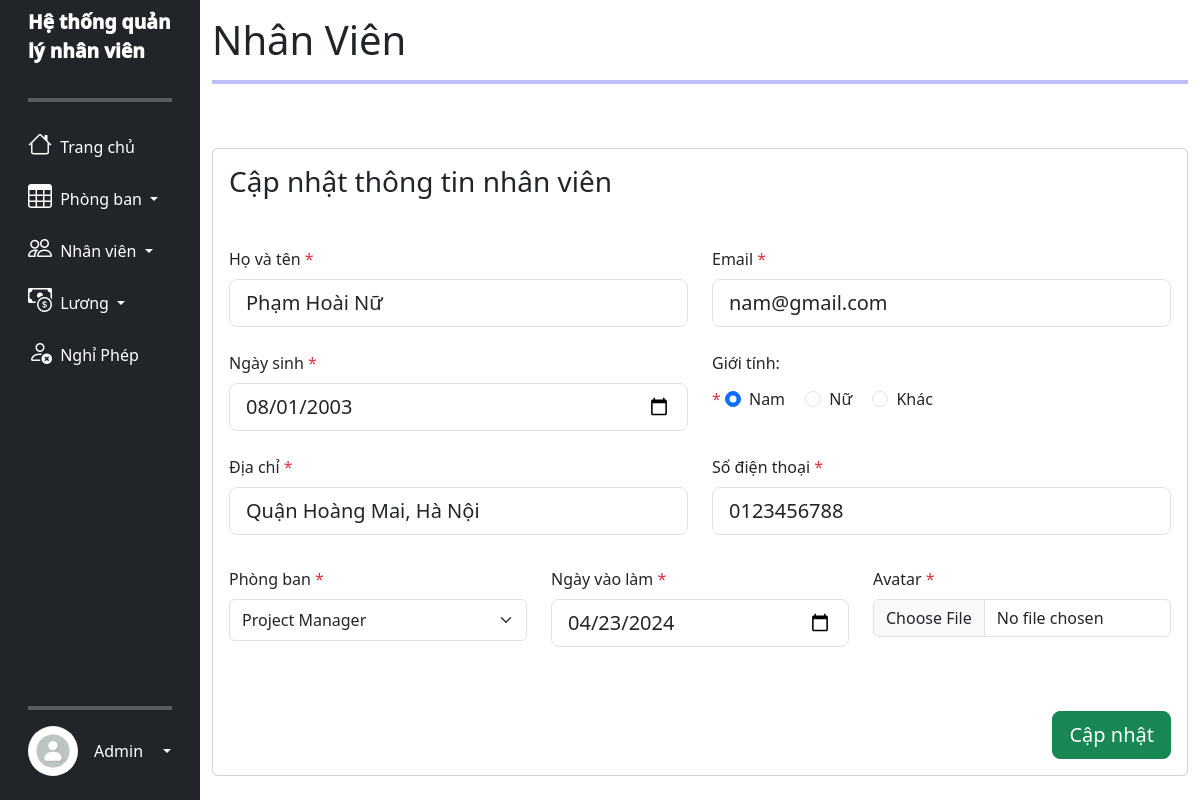
The app's page /edit_staff.php?id=2 (signed in) with its own data.
### tables this page shows
CREATE TABLE `nhan_vien_tbl` (
  `id_nv` int(255) NOT NULL,
  `ten` varchar(255) NOT NULL,
  `ngay_sinh` varchar(255) NOT NULL,
  `gioi_tinh` varchar(255) NOT NULL,
  `so_dien_thoai` varchar(255) NOT NULL,
  `email` varchar(255) NOT NULL,
  `dia_chi` varchar(255) NOT NULL,
  `id_chuc_vu` int(11) NOT NULL,
  `ngay_vao_lam` date NOT NULL,
  `ngay_them` timestamp NOT NULL DEFAULT current_timestamp() ON UPDATE current_timestamp(),
  `anh` varchar(255) NOT NULL DEFAULT 'default_avata.png',
  `ngay_cap_nhat` date NOT NULL
);

### edit_staff.php (the view, shortened to what this page needs)
<?php
    require_once('connect_db.php');
    $nameErr = $emailErr = $genderErr = $addressErr = $phoneErr=$avatarErr=$joinErr=$birthErr= "";
    $name = $email = $gender = $birth = $address = $phone = $department = $join = $avatar = "";
    $id = $_GET['id'];
    $query_staff_by_ID = "SELECT * FROM nhan_vien_tbl WHERE id_nv=$id";
    $staff_result = $con->query($query_staff_by_ID);
    if (mysqli_num_rows($staff_result) == 1) {
        $staff = mysqli_fetch_assoc($staff_result);
        $name = $staff['ten'];
        $birth = $staff['ngay_sinh'];
        $phone = $staff['so_dien_thoai'];
        $email = $staff['email'];
        $address = $staff['dia_chi'];
        $join = $staff['ngay_vao_lam'];
    }
    if (isset($_SESSION['username']) && isset($_SESSION['user_type']) && $_SESSION['logged_in']) {
        ?>
        <!DOCTYPE html>
        <html lang="en">
        <head>
            <link href="https://cdn.jsdelivr.net/npm/bootstrap@5.3.3/dist/css/bootstrap.min.css" rel="stylesheet">
            <link rel="stylesheet" href="https://cdn.jsdelivr.net/npm/bootstrap-icons@1.11.3/font/bootstrap-icons.min.css">
            <link href="https://cdn.datatables.net/v/bs5/dt-2.0.5/datatables.min.css" rel="stylesheet">
            <link rel="stylesheet" href="main.css">
        </head>
        <body>
            <div class="side_bar">
                <div class="container-fluid">
                    <div class="row flex-nowrap">
                        <?php echo file_get_contents("baseUI.html"); ?>
                        <div class="col py-3">
                            <h1>Nhân Viên</h1>
                            <hr style="border: 2px solid blue">
                            <br><br>
                            <div class="card card-registration">
                                <div class="card-body">
                                <h3 class="mb-4 pb-2 pb-md-0 mb-md-5">Cập nhật thông tin nhân viên</h3>
                                    <form method="post">
                                        <div class="row">
                                            <div class="col-md-6 mb-4">
                                                <div class="form-outline">
                                                    <label class="form-label" for="firstName">Họ và tên</label> <span class="error text-danger"> * <?php echo $nameErr;?></span>
                                                    <input type="text" name="name" class="form-control form-control-lg" value="<?php echo $name?>"/>
                                                </div>
                                            </div>
                                            <div class="col-md-6 mb-4">
                                                <div class="form-outline">
                                                    <label class="form-label" for="lastName">Email</label> <span class="error text-danger"> * <?php echo $emailErr;?></span>
                                                    <input type="text" name="email" class="form-control form-control-lg" value="<?php echo $email?>"/>
                                                </div>
                                            </div>
                                        </div>
                                        <div class="row">
                                            <div class="col-md-6 mb-4 d-flex align-items-center">
                                                <div class="form-outline datepicker w-100">
                                                    <label for="birthdayDate" class="form-label">Ngày sinh</label> <span class="error text-danger"> * <?php echo $birthErr;?></span>
                                                    <input type="date" class="form-control form-control-lg" name="birth" value="<?php echo $birth?>"/>
                                                </div>
                                            </div>
                                            <div class="col-md-6 mb-4">
                                                <p class="mb-2 pb-1">Giới tính: </p> <span class="error text-danger"> * </span>
                                                <div class="form-check form-check-inline">
                                                    <input class="form-check-input" type="radio" name="gender" id="maleGender"
                                                    value="Nam" checked />
                                                    <label class="form-check-label" for="maleGender">Nam</label>
                                                </div>
                                            <div class="form-check form-check-inline">
                                                <input class="form-check-input" type="radio" name="gender" id="femaleGender"
                                                value="Nữ" />
                                                <label class="form-check-label" for="femaleGender">Nữ</label>
                                            </div>
                                            <div class="form-check form-check-inline">
                                                <input class="form-check-input" type="radio" name="gender" id="otherGender"
                                                value="Khác" />
                                                <label class="form-check-label" for="otherGender">Khác</label>
                                            </div>
                                            </div>
                                        </div>
                                        <div class="row">
                                            <div class="col-md-6 mb-4 pb-2">
                                                <div class="form-outline">
                                                    <label class="form-label" for="emailAddress">Địa chỉ</label> <span class="error text-danger"> * <?php echo $addressErr;?></span>
                                                    <input type="text" name="address" class="form-control form-control-lg" value="<?php echo $address?>"/>
                                                </div>
                                            </div>
                                            <div class="col-md-6 mb-4 pb-2">
                                                <div class="form-outline">
                                                    <label class="form-label" for="phoneNumber">Số điện thoại</label> <span class="error text-danger"> * <?php echo $phoneErr;?></span>
                                                    <input type="tel" name="phone" class="form-control form-control-lg" value="<?php echo $phone?>"/>
                                                </div>
                                            </div>
                                        </div>
                                        <div class="row">
                                            <div class="col-md-4 mb-4 pb-2">
                                                <label class="form-label select-label">Phòng ban</label> <span class="error text-danger"> * </span>
                                                <select class="form-select form-control-lg" name="select_department">
                                                    <?php
                                                        $query1 = "SELECT * FROM chuc_vu_tbl";
                                                        $department_arr = $con->query($query1);
                                                        while($row = $department_arr->fetch_assoc()) {
                                                            ?>
                                                            <option value=<?php echo $row['id_cv']; ?> ?><?php echo $row['chuc_vu']?></option>
                                                    <?php
                                                        }
                                                    ?>
                                                </select>
                                            </div>
                                            <div class="col-md-4 mb-4 pb-2">
                                            <label for="birthdayDate" class="form-label">Ngày vào làm</label> <span class="error text-danger"> * <?php echo $joinErr;?> </span>
                                                    <input type="date" class="form-control form-control-lg" name='join' value="<?php echo $join?>"/>
                                            </div>
                                            <div class="col-md-4 mb-4 pb-2">
                                                <label class="form-label" for="customFile">Avatar</label> <span class="error text-danger"> *<?php echo $avatarErr;?></span>
                                                <input type="file" class="form-control" name="avatar" />
                                            </div>
                                        </div>
                                        <div class="mt-4 pt-2">
                                            <input class="btn btn-success btn-lg float-end" type="submit" name="submit" value="Cập nhật" />
                                        </div>
                                    </form>
                                </div>
                            </div>
                        </div>
                    </div>
                    </div>
                </div>
        </body>
        </html>
        <?php
    }
    else {
        header("Location: error.html");
        exit();
    }
?>

### main.css (style rules this page uses)
:root { font-family: 'Poppins', sans-serif; font-family: 'Kaisei Tokumin', serif; }
.error { color: red; }
.title { font-size: larger !important; font-weight: 1000 !important; }
.main-side-item, .side-item { min-width: 100%; }

### records on screen
nhan_vien_tbl: name "Phạm Hoài Nữ", email "nam@gmail.com", birth "08/01/2003", address "Quận Hoàng Mai, Hà Nội", phone "0123456788", join "04/23/2024"

### other values on screen
file_get_contents("baseUI.html") "Hệ thống quản lý nhân viên Trang chủ Phòng ban Nhân viên Lương Nghỉ Phép Admin"
form field select_department "Project Manager"
